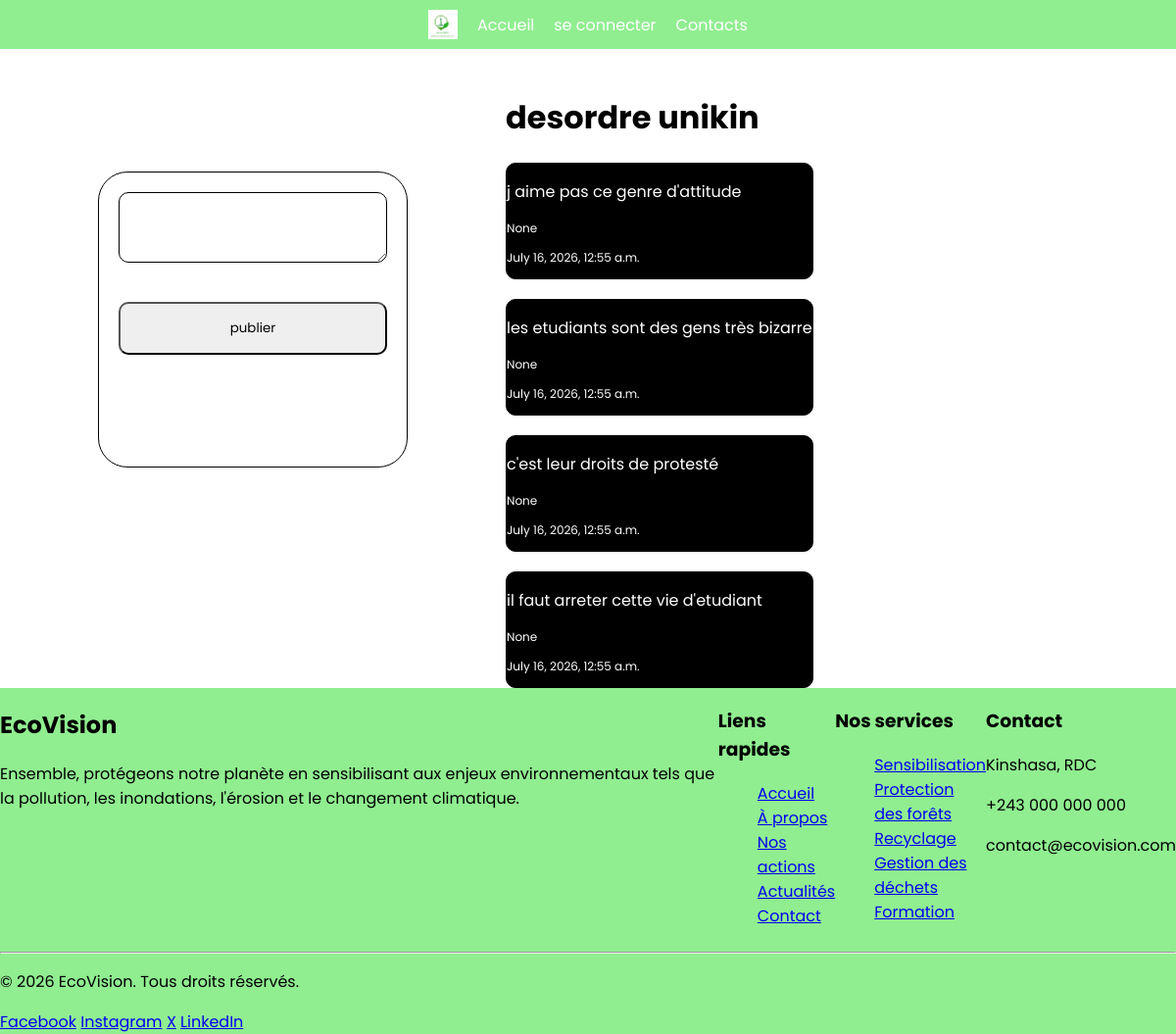
The app's page /forum/participer/1/ (signed in) with its own data.
### forum/models.py (models this page shows, shortened)
class Discussion(models.Model):
    sujet = models.CharField(max_length=255)
    def __str__(self):
        return f'{self.sujet}'

class Reponse(models.Model):
    Sujet = models.ForeignKey(Discussion, on_delete=models.CASCADE)
    commentaire = models.TextField()
    author = models.ForeignKey(User, on_delete=models.CASCADE, null=True)
    date_published = models.DateTimeField(auto_now_add=True, null=True)

### forum/views.py (the view)
# urls.py: path('participer/<int:pk>/', views.Lirecommentaire, name="repondre"),
def Lirecommentaire(request, pk):
    discu1 = Discussion.objects.get(id=pk)
    context = {
        'reponse':Reponse.objects.filter(Sujet=discu1).all(),
        'Discussion':Discussion.objects.get(id=pk)
    }
    user1 = User.objects.filter(username=request.user).get()
    if request.method == 'POST':
        commentaire = request.POST.get('commentaire')
        Reponse.objects.create(Sujet=discu1, commentaire=commentaire, author=user1).save()
    return render(request, 'reponse.html', context)

### templates/reponse.html (shortened to what this page needs)
{% extends 'base.html' %}
{% load static %}
{% block content %}
    <div class="page">
            <div class="aside">
                <form action="{% url 'repondre' Discussion.pk %}" method="post" class="form">
                    <textarea name="commentaire" class="input">
                    </textarea>
                    <input type="submit" value="publier">
                </form>
            </div>
            <div class="fil">
                <h1> {{ Discussion.sujet }} </h1>
                {% for rep in reponse %}
                    <div class="reponse">
                        <p>{{ rep.commentaire }}</p>
                        <div>
                        <p style="font-size: 12px;">{{ rep.author }}</p>
                        <p style="font-size: 12px;"> {{ rep.date_published }} </p>
                    </div>
                    </div>
                {% endfor %}
            </div>
    </div>
{% endblock %}

### static/style.css (style rules this page uses)
html { width: 100%; height: 100%; }
body { width: 100%; height: 100%; margin: 0; }
* { font-family: Poppins, sans-serif; font-family: 24px; }
.input { padding: 15px; margin: 20px; border-radius: 10px; border: solid 1px #000; }
.page { display: flex; }
.reponse { border: #000 solid 1px; background-color: #000; color: #fff; border-radius: 10px; margin-top: 20px; max-width: auto; }

### records on screen
Discussion: sujet "desordre unikin"
Reponse: commentaire "j aime pas ce genre d'attitude", author "None", date_published "July 16, 2026, 12:55 a.m."
Reponse: commentaire "les etudiants sont des gens très bizarre", author "None", date_published "July 16, 2026, 12:55 a.m."
Reponse: commentaire "c'est leur droits de protesté", author "None", date_published "July 16, 2026, 12:55 a.m."
Reponse: commentaire "il faut arreter cette vie d'etudiant", author "None", date_published "July 16, 2026, 12:55 a.m."
